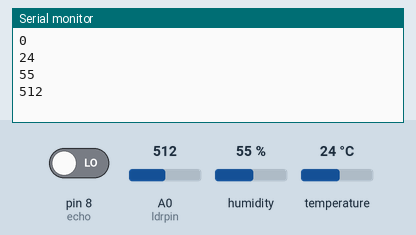
This sketch was run on a simulated Arduino Uno, built with avr-gcc and run on an emulated ATmega328P. Parts: the last lines printed to the serial monitor. The inputs (shaded band) are chosen by the test bench; at power-on: humidity 55 %, A0 (ldrpin) = 512, temperature 24 °C, pin 8 (echo) LOW.

Above: at 1.2 s.
1.3 s: humidity set to 22 %
At 4.0 s:
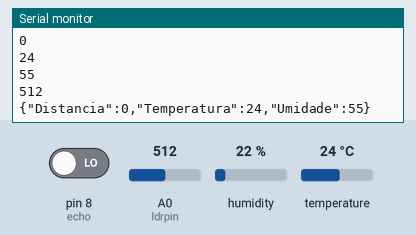
9.5 s: A0 (ldrpin) set to 716
At 10.3 s:
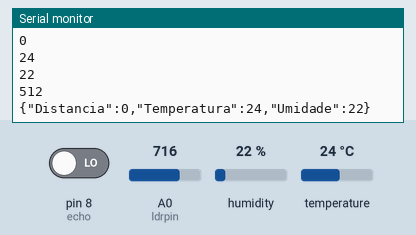
11.0 s: temperature set to 12 °C
At 11.7 s:
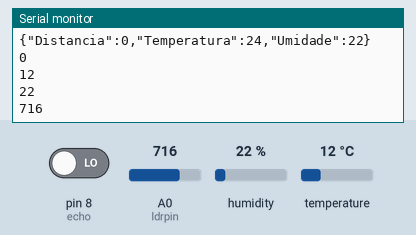
12.5 s: A0 (ldrpin) set to 900
At 13.8 s:
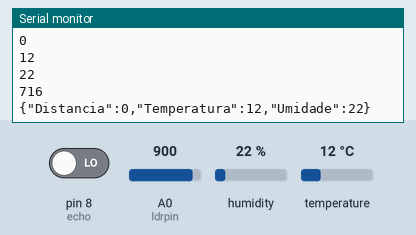
14.0 s: humidity set to 40 %
At 16.32 s:
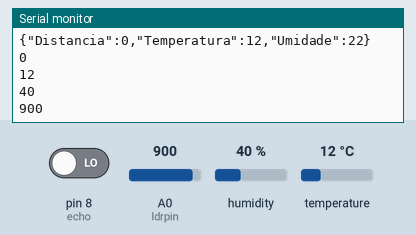
Timing chart, 0 to 16.5 s (numbered marks = the images above; inputs shaded):
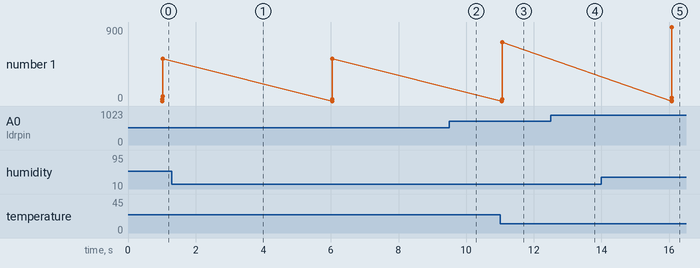

The sketch:

AULA1.ino
```cpp
// atualizado com o json

#include <DHT.h>
#include <ArduinoJson.h>

#define dhtpin 2
#define dhttype DHT22
#define trigger 7
#define echo 8
#define ldrpin A0

int dist = 0;
int ldrvalor = 0;

DHT dht(dhtpin, dhttype);

void setup() {
  // put your setup code here, to run once:
  Serial.begin(9600);
  dht.begin();
  pinMode(trigger, OUTPUT);
  pinMode(echo, INPUT);
  pinMode(ldrpin, INPUT);
}

void loop() {
  // put your main code here, to run repeatedly:

  digitalWrite(trigger, HIGH);
  delay(10);
  digitalWrite(trigger, LOW);

  dist = (pulseIn(echo, HIGH))/58;

  int temp = dht.readTemperature();
  int umi = dht.readHumidity();

  ldrvalor = analogRead(ldrpin);

  Serial.println(dist);
  Serial.println(temp);
  Serial.println(umi);
  Serial.println(ldrvalor);
  delay(2000);

  StaticJsonDocument<100>jsao;
  jsao ["Distancia"] = dist;
  jsao ["Temperatura"] = temp;
  jsao ["Umidade"] = umi;

  serializeJson(jsao, Serial);
  Serial.println();
  delay(2000);

}
```

Measured:
- after the input at 11.0 s, the serial monitor: prints a new line after 0.06 s (image 3)
- after the input at 14.0 s, the serial monitor: prints a new line after 2.1 s (image 5)
